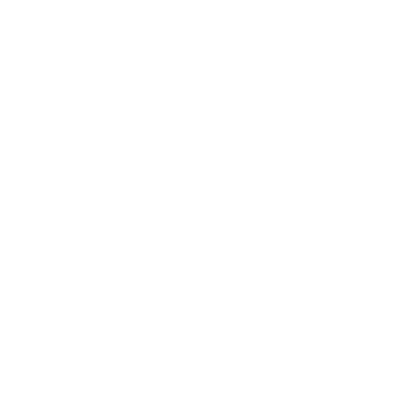
Frame 1 (no input)
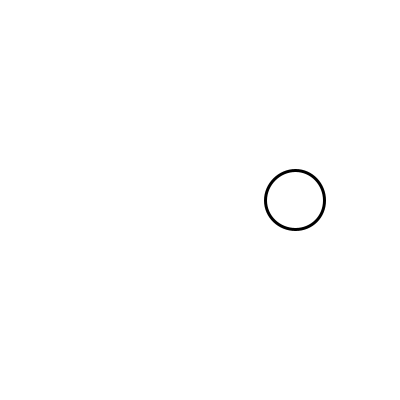
Frame 60 (the mouse pressed at the canvas centre just before this capture)
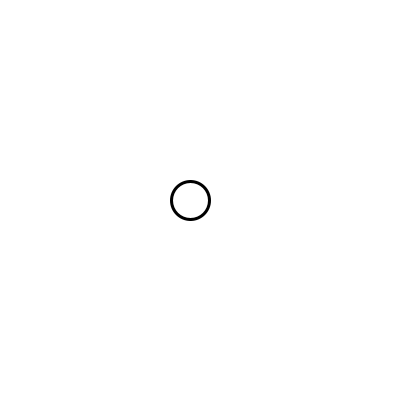
Frame 120 (the mouse held since frame 60 and released just before this capture)

The Processing sketch that drew these frames (run headless with seeded random() and noise(); from frame 60 on, the mouse is pressed at the canvas centre):

// Processing sketch: unit2checkpointPart5
// ── unit2checkpointPart5.pde
//define your vairables here
int w, x;

void setup(){
  size(400,400);
  w=0; //set the starting value
} // --end of setup

void draw(){
  background(255);
  fill(255);
  strokeWeight(3);
  ellipse(x,200,w,w);
  x = x + 5;
  if(x>400){
    x=0;
  }
  w = w + 1;
  if (w>80){
    w=0;
  }
}
